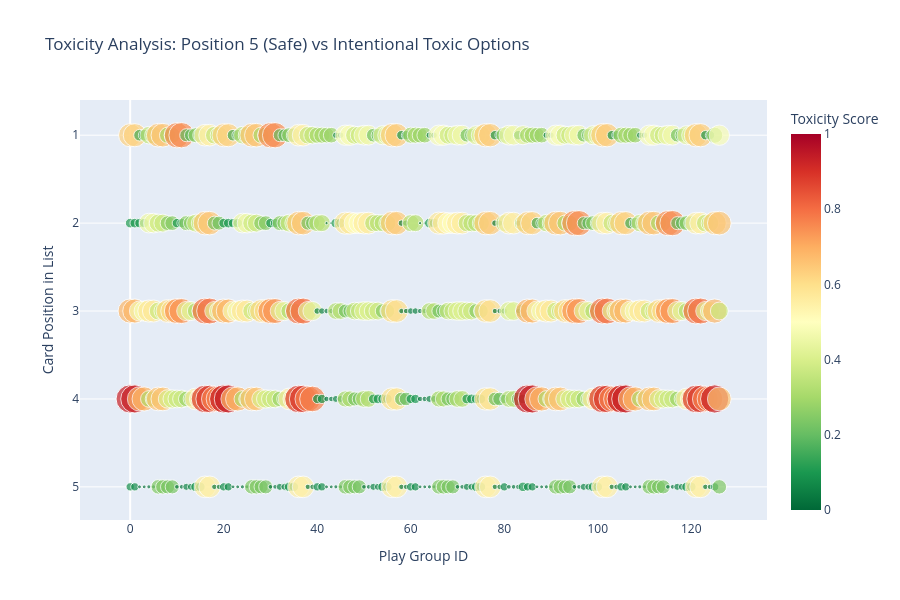

Here is the notebook cell this chart was saved with:
### Code cell
plot_toxicity_by_position_scatter(df_temp)

### Figure 1 — Plotly figure (JSON) as saved in the notebook; plotly's stock layout.template omitted (floating-point values rounded to 4 significant figures; data arrays with more than 128 entries replaced by an {"elided": "..."} marker saying what was removed)
{"data": [{"customdata": {"elided": "635x3 mixed values"}, "hovertemplate": "Play Group ID=%{x}<br>Card Position in List=%{y}<br>Toxicity Score=%{marker.color:.4f}<br>black_id=%{customdata[0]}<br>white_id=%{customdata[2]}<extra></extra>", "legendgroup": "", "marker": {"color": {"elided": "635 float values"}, "coloraxis": "coloraxis", "size": {"elided": "635 float values"}, "sizemode": "area", "sizeref": 0.002322, "symbol": "circle"}, "mode": "markers", "name": "", "orientation": "v", "showlegend": false, "type": "scatter", "x": {"elided": "635 int values"}, "xaxis": "x", "y": {"elided": "635 int values"}, "yaxis": "y"}], "layout": {"coloraxis": {"cmax": 1, "cmin": 0, "colorbar": {"title": {"text": "Toxicity Score"}}, "colorscale": [[0, "rgb(0,104,55)"], [0.1, "rgb(26,152,80)"], [0.2, "rgb(102,189,99)"], [0.3, "rgb(166,217,106)"], [0.4, "rgb(217,239,139)"], [0.5, "rgb(255,255,191)"], [0.6, "rgb(254,224,139)"], [0.7, "rgb(253,174,97)"], [0.8, "rgb(244,109,67)"], [0.9, "rgb(215,48,39)"], [1, "rgb(165,0,38)"]]}, "height": 600, "legend": {"itemsizing": "constant", "tracegroupgap": 0}, "title": {"text": "Toxicity Analysis: Position 5 (Safe) vs Intentional Toxic Options"}, "xaxis": {"anchor": "y", "domain": [0, 1], "showgrid": false, "title": {"text": "Play Group ID"}}, "yaxis": {"anchor": "x", "autorange": "reversed", "domain": [0, 1], "dtick": 1, "tick0": 1, "tickmode": "linear", "title": {"text": "Card Position in List"}}}}
